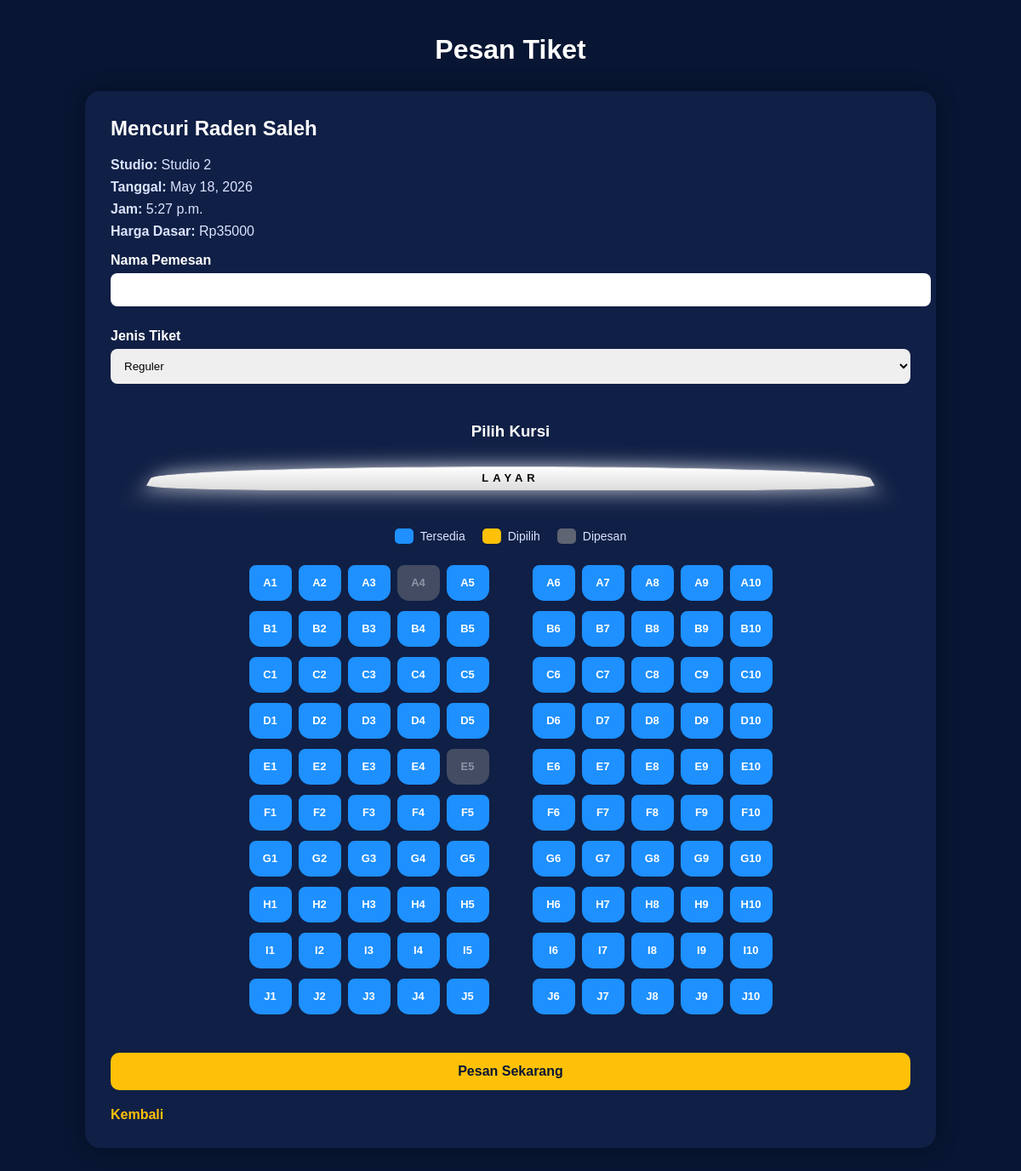
The app's page /booking/pesan/1/ with its own data.
### movie/models.py (models this page shows, shortened)
class JadwalTayang(models.Model):
    film = models.ForeignKey(Film, on_delete=models.CASCADE)
    studio = models.ForeignKey(Studio, on_delete=models.CASCADE)
    tanggal = models.DateField()
    jam = models.TimeField()
    harga_dasar = models.PositiveIntegerField(default=35000)

class Film(models.Model):
    judul = models.CharField(max_length=100)
    genre = models.CharField(max_length=50)
    durasi = models.IntegerField()
    sinopsis = models.TextField()
    poster = models.ImageField(upload_to='poster/', blank=True, null=True)

class Studio(models.Model):
    nomor_studio = models.IntegerField()
    kapasitas = models.IntegerField()
    def __str__(self):
        return f"Studio {self.nomor_studio}"

### booking/views.py (the view, shortened to what this page needs)
# urls.py: path('pesan/<int:jadwal_id>/', views.pesan_tiket, name='pesan_tiket'),
def pesan_tiket(request, jadwal_id):
    jadwal = get_object_or_404(JadwalTayang, id=jadwal_id)
    rows = ['A','B','C','D','E','F','G','H','I','J']
    left_cols = [1,2,3,4,5]
    right_cols = [6,7,8,9,10]
    kursi_dipesan = Tiket.objects.filter(
        jadwal=jadwal,
        status='AKTIF'
    ).values_list('kursi__nomor_kursi', flat=True).distinct()
    kursi_dipesan = list(kursi_dipesan)
    seat_rows = []
    for row in rows:
        kiri = []
        kanan = []
        for col in left_cols:
            nomor = f"{row}{col}"
            kiri.append({
                'nomor': nomor,
                'dipesan': nomor in kursi_dipesan
            })
        for col in right_cols:
            nomor = f"{row}{col}"
            kanan.append({
                'nomor': nomor,
                'dipesan': nomor in kursi_dipesan
            })
        seat_rows.append({
            'kiri': kiri,
            'kanan': kanan
        })
    return render(request, 'booking/pesan_tiket.html', {
        'jadwal': jadwal,
        'seat_rows': seat_rows,
    })

### booking/templates/booking/pesan_tiket.html (shortened to what this page needs)
{% load static %}
<!DOCTYPE html>
<html>
<head>
</head>
<body>
    <div class="container">
        <h1>Pesan Tiket</h1>
        <div class="ticket-box">
            <h2>{{ jadwal.film.judul }}</h2>
            <p><strong>Studio:</strong> {{ jadwal.studio }}</p>
            <p><strong>Tanggal:</strong> {{ jadwal.tanggal }}</p>
            <p><strong>Jam:</strong> {{ jadwal.jam }}</p>
            <p><strong>Harga Dasar:</strong> Rp{{ jadwal.harga_dasar }}</p>
            <form method="POST">
                <label>Nama Pemesan</label>
                <input type="text" name="nama_pemesan" required>
                <label>Jenis Tiket</label>
                <select name="jenis_tiket">
                    <option value="reguler">Reguler</option>
                </select>
                <h3>Pilih Kursi</h3>
                <div class="layar">
                    LAYAR
                </div>
                <div class="legend">
                    <div class="legend-item">
                        <div class="legend-box tersedia-box"></div>
                        <span>Tersedia</span>
                    </div>
                    <div class="legend-item">
                        <div class="legend-box dipilih-box"></div>
                        <span>Dipilih</span>
                    </div>
                    <div class="legend-item">
                        <div class="legend-box dipesan-box"></div>
                        <span>Dipesan</span>
                    </div>
                </div>
                <div class="cinema-layout">
                    {% for baris in seat_rows %}
                        <div class="seat-row">
                            {% for kursi in baris.kiri %}
                                <label class="kursi {% if kursi.dipesan %}dipesan{% endif %}">
                                    <span>{{ kursi.nomor }}</span>
                                </label>
                            {% endfor %}
                            {% for kursi in baris.kanan %}
                                <label class="kursi {% if kursi.dipesan %}dipesan{% endif %}">
                                    <span>{{ kursi.nomor }}</span>
                                </label>
                            {% endfor %}
                        </div>
                    {% endfor %}
                </div>
                <button type="submit">
                    Pesan Sekarang
                </button>
            </form>
            <a href="{% url 'movie:detail_film' jadwal.film.id %}" class="btn-kembali">
                Kembali
            </a>
        </div>
    </div>
</body>
</html>

### booking/templates/booking/pesan_tiket.html (style rules this page uses)
body { margin: 0; font-family: Arial, sans-serif; background: #081633; color: white; }
.container { width: 90%; max-width: 1000px; margin: 40px auto; }
h1 { text-align: center; margin-bottom: 30px; }
.ticket-box { background: #101f45; padding: 30px; border-radius: 18px; box-shadow: 0 0 25px rgba(0, 0, 0, 0.35); }
.ticket-box h2 { margin-top: 0; color: #ffffff; }
.ticket-box p { margin: 8px 0; color: #dbe4ff; }
label { display: block; margin-top: 16px; margin-bottom: 6px; font-weight: bold; }
input[type="text"], select { width: 100%; padding: 12px; border-radius: 8px; border: none; outline: none; margin-bottom: 10px; }
h3 { text-align: center; margin-top: 35px; margin-bottom: 20px; }
.layar { width: 90%; height: 28px; margin: auto; background: linear-gradient(to bottom, #ffffff, #dcdcdc); border-radius: 120% 120% 50% 50%; box-shadow: 0 0 25px rgba(255,255,255,0.8); margin-top: 30px; margin-bottom: 45px; text-align: center; color: black; font-size: 13px; font-weight: bold; line-height: 28px; letter-spacing: 5px; transform: perspective(100px) rotateX(8deg); }
.cinema-layout { display: flex; flex-direction: column; gap: 12px; align-items: center; margin-bottom: 30px; }
.seat-row { display: flex; align-items: center; gap: 8px; }
.kursi { margin: 0; display: inline-block; }
.kursi span { display: inline-flex; align-items: center; justify-content: center; width: 46px; height: 38px; background: #1e90ff; color: white; border: 2px solid #1e90ff; border-radius: 8px 8px 14px 14px; font-size: 13px; font-weight: bold; cursor: pointer; transition: 0.2s; }
.kursi.dipesan span { background: #5f6472 !important; border-color: #5f6472 !important; color: #d1d5db !important; cursor: not-allowed; opacity: 0.65; }
.kursi.dipesan { pointer-events: none; }
.legend { display: flex; justify-content: center; gap: 20px; margin-bottom: 25px; flex-wrap: wrap; }
.legend-item { display: flex; align-items: center; gap: 8px; font-size: 14px; color: #dbe4ff; }
.legend-box { width: 22px; height: 18px; border-radius: 5px; }
.tersedia-box { background: #1e90ff; }
.dipilih-box { background: #ffc107; }
.dipesan-box { background: #5f6472; }
button { width: 100%; padding: 13px; border: none; border-radius: 10px; background: #ffc107; color: #081633; font-weight: bold; cursor: pointer; font-size: 16px; margin-top: 15px; }
.btn-kembali { display: inline-block; margin-top: 20px; color: #ffc107; text-decoration: none; font-weight: bold; }

### records on screen
JadwalTayang: film.judul "Mencuri Raden Saleh", studio "Studio 2", tanggal "May 18, 2026", jam "5:27 p.m.", harga_dasar "35000"

### other values on screen
{{ kursi.nomor }} "A1" "A2" "A3" "A4" "A5" "B1" "B2" "B3" "B4" "B5" "C1" "C2" "C3" "C4" "C5" "D1" "D2" "D3" "D4" "D5" "E1" "E2" "E3" "E4" "E5" "F1" "F2" "F3" "F4" "F5" "G1" "G2" "G3" "G4" "G5" "H1" "H2" "H3" "H4" "H5" "I1" "I2" "I3" "I4" "I5" "J1" "J2" "J3" "J4" "J5"
{{ kursi.nomor }} "A6" "A7" "A8" "A9" "A10" "B6" "B7" "B8" "B9" "B10" "C6" "C7" "C8" "C9" "C10" "D6" "D7" "D8" "D9" "D10" "E6" "E7" "E8" "E9" "E10" "F6" "F7" "F8" "F9" "F10" "G6" "G7" "G8" "G9" "G10" "H6" "H7" "H8" "H9" "H10" "I6" "I7" "I8" "I9" "I10" "J6" "J7" "J8" "J9" "J10"
